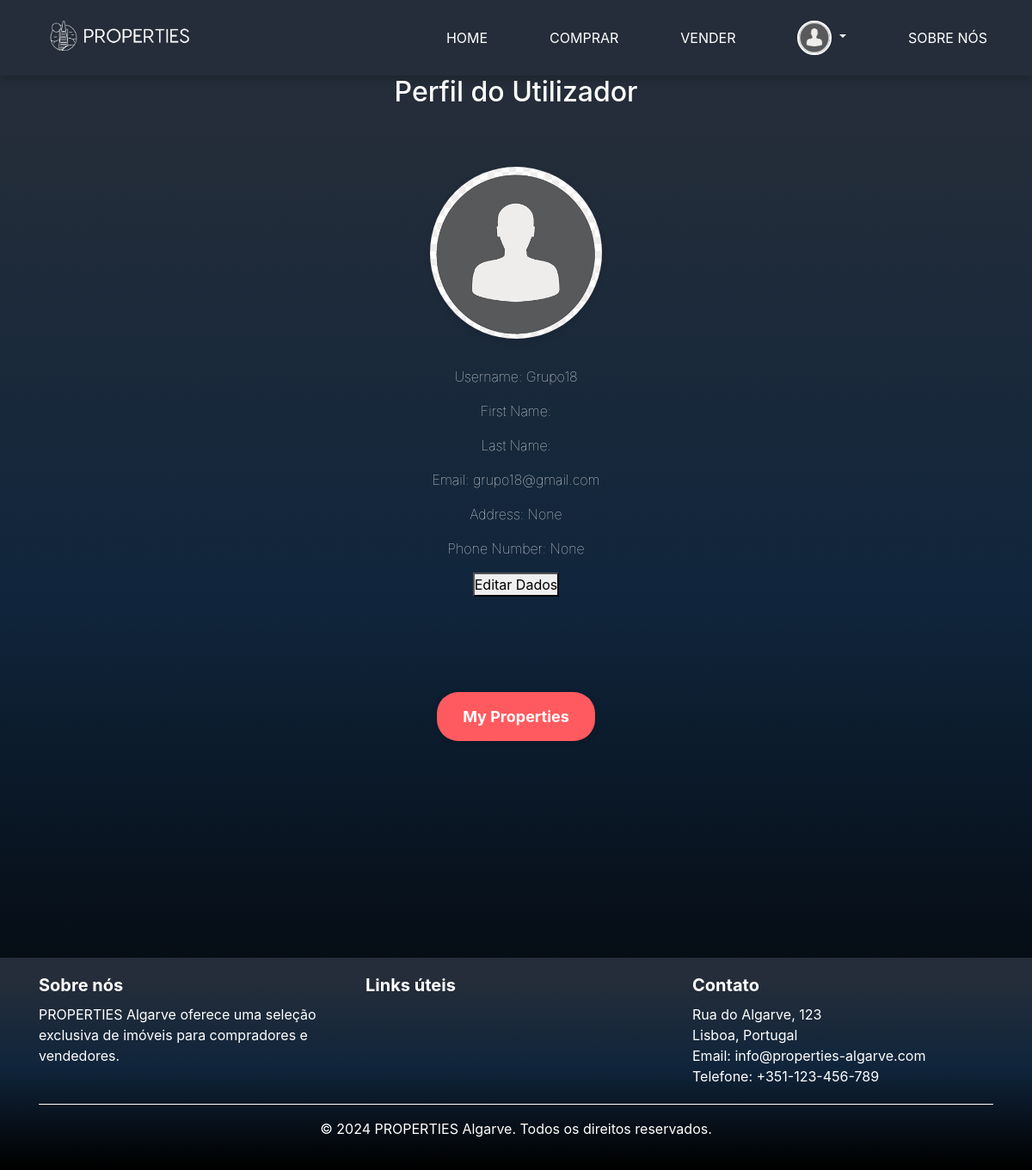
Screenshot of /profile/ (signed in) with the database file from the repository.
### base/models.py (models this page shows, shortened)
class Profile(models.Model):
    USER_TYPES = (
        ('host', 'Vendedor'),
        ('guest', 'Cliente'),
    )
    user = models.OneToOneField(User, on_delete=models.CASCADE)
    address = models.CharField(max_length=255, null=True, blank=True)
    phone_number = models.CharField(max_length=15, null=True, blank=True)
    user_type = models.CharField(max_length=10, choices=USER_TYPES, default='guest')
    profile_picture = models.ImageField(upload_to='profile_pics/', default='default.png')

### base/views.py (the view)
# urls.py: path('profile/', profile, name='profile'),
@login_required(login_url='/login/')
def profile(request):
    user = request.user
    profile, created = Profile.objects.get_or_create(user=user)
    context = {
        'user': user,
        'profile': profile,
    }
    return render(request, 'profile.html', context)

### templates/profile.html
{% extends 'main.html' %}
{% block content %}
  <div class="content-cripapa">
    <h2>Perfil do Utilizador</h2>
    <div class="profile-picture">
        <img src="{{ profile.profile_picture.url }}" alt="Profile picture" />
    </div>
    <p>Username: {{ user.username }}</p>
    <p>First Name: {{ user.first_name }}</p>
    <p>Last Name: {{ user.last_name }}</p>
    <p>Email: {{ user.email }}</p>
    <p>Address: {{ profile.address }}</p>
    <p>Phone Number: {{ profile.phone_number }}</p>
    <form action="{% url 'edit_profile' %}">
        <button type="submit">Editar Dados</button>
    </form>
  </div>
<div class="content">
  {% if request.user.is_authenticated %}
    {% if request.user.profile.user_type == 'host' %}
        <button onclick="location.href='{% url 'my_properties' profile.pk %}'">My Properties</button>
    {% endif %}
{% endif %}
</div>
{% endblock %}

### templates/navbar.html (shortened to what this page needs)
{% load static %}
<nav class="navbar">
    <div class="navbar-logo">
        <a href="/" class="navbar-brand">
            <img src="{% static 'images/Logo.png' %}" alt="PROPERTIES Logo" style="width: 200px">
        </a>
    </div>
    <ul>
        <li><a href="{% url 'home' %}" class="nav-link home">HOME</a></li>
        <li><a href="{% url 'comprar' %}" class="nav-link comprar">Comprar</a></li>
        <li><a href="{% url 'add_property' %}" class="nav-link vender">Vender</a></li>
        {% if user.is_authenticated %}
            {% if user.profile.profile_picture %}
            <li class="nav-item dropdown">
                <a href="#" class="nav-link dropdown-toggle" id="navbarDropdown" role="button" data-toggle="dropdown" aria-haspopup="true" aria-expanded="false">
                    <img src="{{ user.profile.profile_picture.url }}" alt="Profile picture" class="navbar-profile-picture"/>
                </a>
            </li>
            {% else %}
                <li>
                    <a href="{% url 'profile' %}" class="nav-link profile">
                        <img src="{% static 'images/default-profile-pic.png' %}" alt="Default profile picture" class="navbar-profile-picture"/>
                    </a>
                </li>
            {% endif %}
        {% else %}
            <li><a href="{% url 'login' %}" class="nav-link login">Login</a></li>
            <li><a href="{% url 'signup' %}" class="nav-link signup">Signup</a></li>
        {% endif %}
        <li><a href="{% url 'sobrenos' %}" class="nav-link sobrenos">Sobre Nós</a></li>
    </ul>
</nav>

### base/static/css/style.css (style rules this page uses)
* { margin: 0; padding: 0; box-sizing: border-box; font-family: 'SFProDisplay', sans-serif; }
html, body { margin: 0; padding: 0; min-height: 100%; position: relative; font-family: 'SFProDisplay', sans-serif; background: linear-gradient(180deg, rgb(36, 45, 57) 11.2%, rgb(16, 37, 60) 51.2%, rgb(0, 0, 0) 98.6%); background-attachment: fixed; background-repeat: no-repeat; background-size: cover; }
.content { width: 100%; display: flex; flex-direction: column; align-items: center; justify-content: center; min-height: 20vh; text-align: center; color: #fff; }
.content button { background-color: #FF5A5F; color: #ffffff; border: none; padding: 15px 30px; font-size: 18px; font-weight: bold; border-radius: 25px; cursor: pointer; box-shadow: 0 2px 6px rgba(0, 0, 0, 0.15); transition: background-color 0.3s, box-shadow 0.3s; margin-right: 15px; }
.content button:last-of-type { margin-right: 0; }
.profile-picture img { width: 200px; height: 200px; border-radius: 50%; object-fit: cover; box-shadow: 0 4px 8px rgba(0, 0, 0, 0.1); margin-top: 60px; margin-bottom: 2em; }
.content-cripapa { display: flex; flex-direction: column; align-items: center; justify-content: center; text-align: center; color: #fff; min-height: 70vh; padding-bottom: 60px; }
.content-cripapa p { margin-bottom: 1em; line-height: 1.5; font-weight: 100; }
.navbar-profile-picture { height: 40px; width: 40px; border-radius: 50%; object-fit: cover; }

### base/static/css/navbar.css (style rules this page uses)
.navbar { width: 100%; margin: auto; padding: 15px 0; display: flex; align-items: center; justify-content: flex-end; top: 0; left: 0; z-index: 1000; box-shadow: 0 4px 8px rgba(0, 0, 0, 0.2); }
.navbar-logo { flex-grow: 1; }
.navbar-brand { text-decoration: none; color: white; font-size: 20px; padding-left: 20px; font-weight: bold; }
.navbar ul { list-style: none; display: flex; align-items: center; margin: 0; padding: 0; }
.navbar ul li { list-style: none; display: inline-block; margin: 0 20px; position: relative; }
.navbar ul li a { text-decoration: none; color: white; text-transform: uppercase; transition: color 0.3s; }
.navbar ul li::after { content: ''; height: 3px; width: 0; background: #FF5A5F; position: absolute; left: 0; bottom: -5px; transition: 0.5s; }
.navbar-profile-picture { height: 40px !important; width: 40px !important; border-radius: 50% !important; object-fit: cover !important; border: 2px solid white !important; transition: border 0.3s, box-shadow 0.3s; }

### rows the page displays
Profile: profile_picture (placeholder picture), address "None", phone_number "None"

### other values shown
{{ user.username }} "Grupo18"
{{ user.email }} "grupo18@gmail.com"
